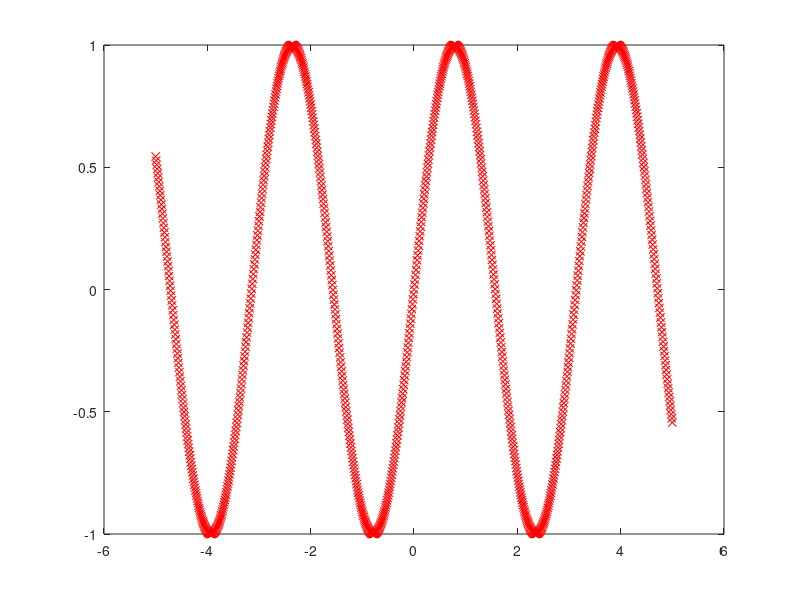

Recreate this plot in MATLAB. (Note: this script raises an error after producing the figure.)
printf("== Exercise 3\n")


x1 = -5 : 0.01 : 5;
y1 = sin(2 .* x1);

x2 = linspace(-5, 5, 15);
y2 = sin(2 .* x2);
yy2 = 2 .* cos(2 .* x2);

plot(x1, y1, 'rx');

hold on;

double_x2 = DoubleVector(x2);
first_2 = FirstRowDivDiff(double_x2, y2, yy2);

result = zeros(1, length(x1));

for i = 1 : length(x1)

  result(i) = Hermite(double_x2, y2, first_2, x1(i));

endfor
  plot(x1, result, 'b.');





